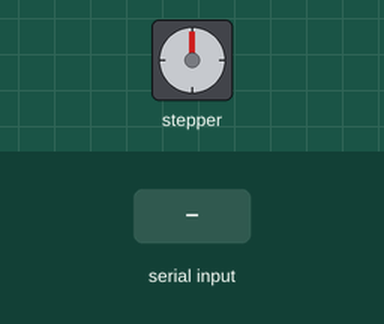
Simulated run of this sketch. Board: Arduino Uno, built with avr-gcc and run on an emulated ATmega328P. On the bench: stepper motor. The inputs (shaded band) are chosen by the test bench. Stepper angles assume 2048 steps per turn.

Above: at 1.2 s.
1.3 s: "90,45\n" received over Serial
At 2.44 s:
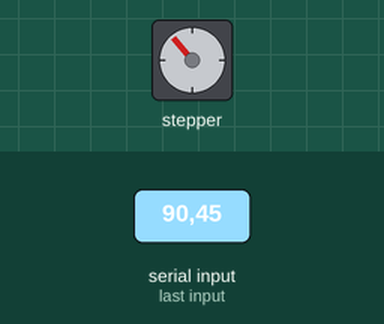
At 4.62 s:
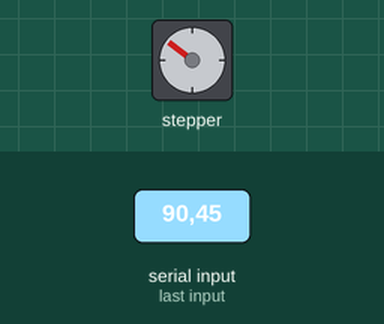
Timing chart, 0 to 24.2 s (numbered marks = the images above; inputs shaded):
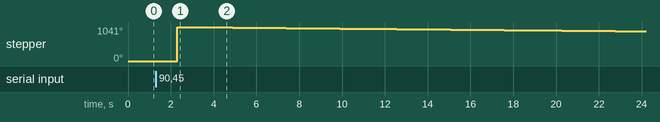

Measured:
- after the input at 1.3 s, stepper: turns 1041° clockwise in 0.00 s, then 131° counter-clockwise in 21.7 s

The sketch:

main.ino
```cpp
#include <Stepper.h>

// constantes
const float r = 0.005; // rayon de la poulie (m)
const float k = 0.00101; // coefficient proportionnalité terrain -> courroie
const float pi = 3.14159;

const int nbPasTour = 2048;
const float a = 2 * pi / nbPasTour; // angle d'un pas (rad)
const float wmax = 15.54; // vitesse de rotation maximale (tour/min)

int xi = 0; // initialisation position initiale
int xf;
int w; // vitesse de rotation

int Ti = 0; // initialisation instant initial
int Tf;
int dt; // intervalle de temps, Tf-Ti

int N;
int PasTot = 0; // nombre de pas à réaliser pour une coordonnée

Stepper Moteur(nbPasTour, 8, 9, 10, 11);

void setup() {
Serial.begin(115200);
Serial.setTimeout(1);
}

void loop() {
while(!Serial.available()) {
Serial.setTimeout(1000);
Tf = millis() * 0.001; // ms -> s
dt = Tf - Ti;

if(xf < 12600 && xf >= 0) {
w = k * (xf - xi) / (r * dt);
xf = Serial.readString().toInt();

if(w < wmax) {
Moteur.setSpeed(w);
N = k * (xf - xi) / (r * a); // nombre pas à faire
Moteur.step(N);
} else {
Moteur.setSpeed(wmax);
N = k * (xf - xi) / (r * a);
Moteur.step(N);
}

PasTot += N;
xi = xf;
Ti = Tf;
}

// retour à la position si communication coupée
Moteur.setSpeed(1);
Moteur.step(-PasTot);
break;
}
} 
```
